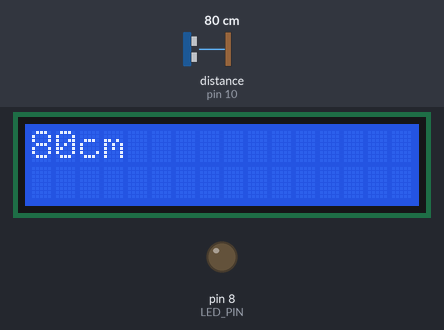
Bench run of a sketch on a simulated Arduino Mega 2560, built with avr-gcc and run on an emulated ATmega2560. On the bench: 16×2 character LCD, output pins drawn as LEDs (lit = HIGH). The test bench sets the inputs (shaded band); at power-on: distance to the obstacle (sensor on pin 10) 80 cm. The echo pulse lasts 58.3 µs per cm; what the sketch prints to the serial monitor is not drawn.

Above: at 2.2 s.
2.3 s: distance to the obstacle (sensor on pin 10) set to 12 cm
At 3.6 s:
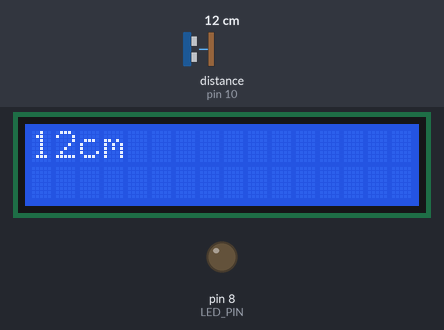
4.6 s: distance to the obstacle (sensor on pin 10) set to 9 cm
At 6.2 s:
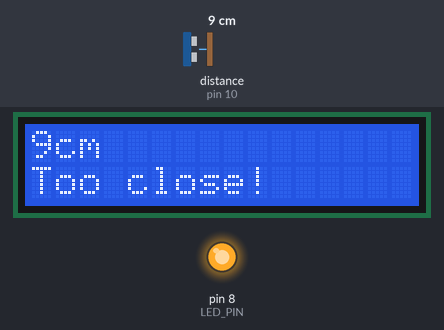
6.7 s: distance to the obstacle (sensor on pin 10) set to 2 cm
At 8.7 s:
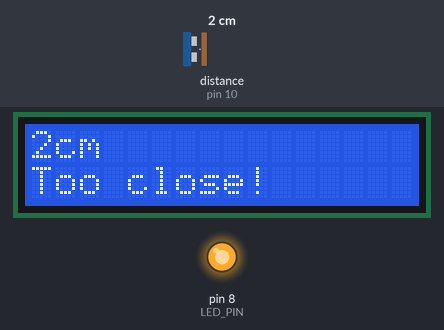
Timing chart, 0 to 10.2 s (numbered marks = the images above; inputs shaded):
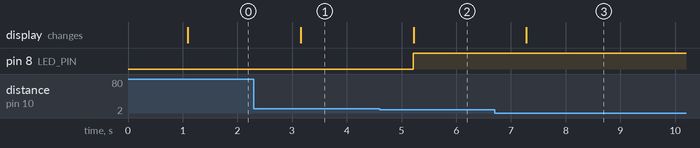

Measured:
- the behaviour switches between 11 and 10 cm on distance to the obstacle (sensor on pin 10) (found by bisection; images 1 and 2)
- after the input at 2.3 s, the display: changes after 0.86 s (image 1)
- after the input at 4.6 s, pin 8 (LED_PIN): LOW → HIGH after 0.62 s; the display: changes after 0.62 s (image 2)
- after the input at 6.7 s, the display: changes after 0.58 s (image 3)

The sketch:

distance_sensing.ino
```cpp
#include <LiquidCrystal.h>
#include "SR04.h"
#define TRIG_PIN 10
#define ECHO_PIN 9
#define LED_PIN 8
const int rs = 12, en = 11, d4 = 5, d5 = 4, d6 = 3, d7 = 2;
LiquidCrystal lcd(rs, en, d4, d5, d6, d7);
SR04 sr04 = SR04(ECHO_PIN,TRIG_PIN);
long a;


void setup() {
  lcd.begin(16, 2);
  Serial.begin(9600);
  pinMode(LED_PIN, OUTPUT);
  delay(1000);
}

void loop() {
  a=sr04.Distance();
  lcd.clear();

  if(a<=10){
    lcd.setCursor(0, 1);
    lcd.print("Too close!");
    digitalWrite(LED_PIN, HIGH);
  }else  digitalWrite(LED_PIN, LOW);

  lcd.setCursor(0, 0);
  lcd.print(String(a)+"cm");
  Serial.print(a);
  Serial.println("cm");
  delay(1000);
}
```
